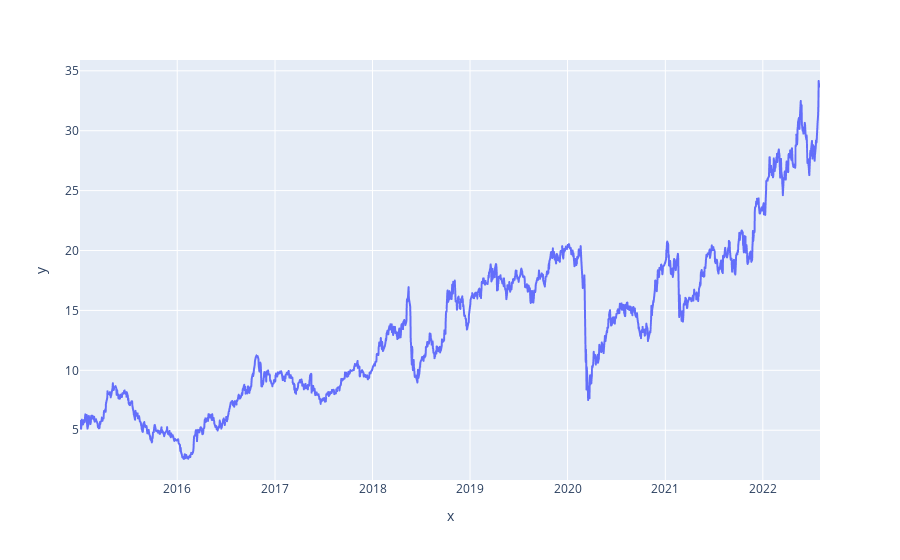

The notebook cell saved with this chart:
### Code cell
px.line(x=df['Date'], y=df['Close'])

### Figure 1 — Plotly figure (JSON) as saved in the notebook; plotly's stock layout.template omitted (floating-point values rounded to 4 significant figures; data arrays with more than 128 entries replaced by an {"elided": "..."} marker saying what was removed)
{"data": [{"hovertemplate": "x=%{x}<br>y=%{y}<extra></extra>", "legendgroup": "", "line": {"color": "#636efa", "dash": "solid"}, "marker": {"symbol": "circle"}, "mode": "lines", "name": "", "showlegend": false, "type": "scattergl", "x": {"elided": "1886 str values"}, "xaxis": "x", "y": {"elided": "1886 float values"}, "yaxis": "y"}], "layout": {"legend": {"tracegroupgap": 0}, "margin": {"t": 60}, "xaxis": {"anchor": "y", "domain": [0, 1], "title": {"text": "x"}}, "yaxis": {"anchor": "x", "domain": [0, 1], "title": {"text": "y"}}}}
